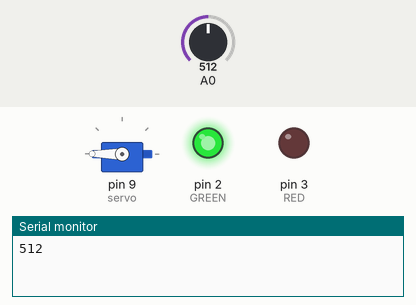
This sketch was run on a simulated Arduino Uno, built with avr-gcc and run on an emulated ATmega328P. Parts: servo, output pins drawn as LEDs (lit = HIGH), the last lines printed to the serial monitor. Inputs (shaded band) come from the test bench; at power-on: A0 = 512.

Above: at 2.8 s.
2.9 s: A0 set to 0
At 5.4 s:
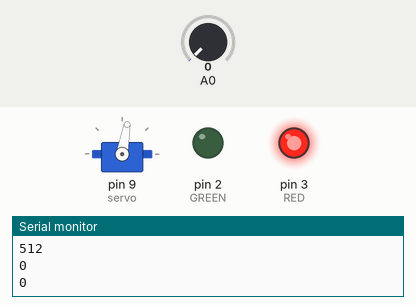
6.7 s: A0 set to 122
At 7.4 s:
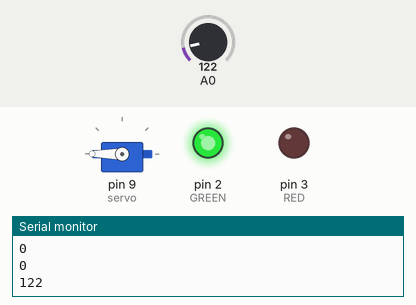
Timing chart, 0 to 9.7 s (numbered marks = the images above; inputs shaded):
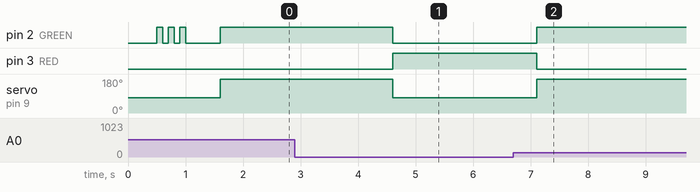

The sketch:

chatiere.ino
```cpp
#include <Servo.h>

#define OPEN 180
#define CLOSE 80
#define GREEN 2
#define RED 3

Servo servo;
int detect = 0;

void init_blink()
{
  int i = 0;
  while (i < 3)
  {
    digitalWrite(GREEN, HIGH);
    delay(100);
    digitalWrite(GREEN, LOW);
    delay(100);
    i++;
  }
  delay(500);
  digitalWrite(RED, HIGH);
}

void setup() {
  Serial.begin(9600);
  pinMode(GREEN, OUTPUT);
  pinMode(RED, OUTPUT);
  servo.attach(9);
  servo.write(CLOSE);
  delay(500);
  init_blink();
}

// the loop function runs over and over again forever
void loop() {
  detect = analogRead(A0);
  Serial.println(detect);

  if (detect)
  {
    servo.write(OPEN);
    digitalWrite(RED, LOW);
    digitalWrite(GREEN, HIGH);
    delay(3000);
  }
  else
  {
    servo.write(CLOSE);
    digitalWrite(GREEN, LOW);
    digitalWrite(RED, HIGH);
    delay(500);
  }
}
```

Measured:
- after the input at 2.9 s, pin 2 (GREEN): HIGH → LOW after 1.7 s; pin 3 (RED): LOW → HIGH after 1.7 s; servo on pin 9 (servo): 180° → 80° after 1.7 s
- after the input at 6.7 s, pin 2 (GREEN): LOW → HIGH after 0.40 s; pin 3 (RED): HIGH → LOW after 0.40 s; servo on pin 9 (servo): 80° → 180° after 0.40 s
